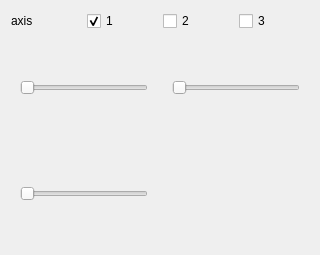
<?xml version="1.0" encoding="UTF-8"?>
<ui version="4.0">
 <class>Form</class>
 <widget class="QWidget" name="Form">
  <property name="geometry">
   <rect>
    <x>0</x>
    <y>0</y>
    <width>320</width>
    <height>255</height>
   </rect>
  </property>
  <property name="windowTitle">
   <string>Form</string>
  </property>
  <layout class="QVBoxLayout" name="verticalLayout">
   <item>
    <layout class="QVBoxLayout" name="vlayout">
     <item>
      <layout class="QHBoxLayout" name="horizontalLayout">
       <item>
        <widget class="QLabel" name="label">
         <property name="text">
          <string>axis</string>
         </property>
        </widget>
       </item>
       <item>
        <widget class="QCheckBox" name="axis1">
         <property name="text">
          <string>1</string>
         </property>
         <property name="checked">
          <bool>true</bool>
         </property>
        </widget>
       </item>
       <item>
        <widget class="QCheckBox" name="axis2">
         <property name="text">
          <string>2</string>
         </property>
        </widget>
       </item>
       <item>
        <widget class="QCheckBox" name="axis3">
         <property name="text">
          <string>3</string>
         </property>
        </widget>
       </item>
      </layout>
     </item>
     <item>
      <layout class="QGridLayout" name="grid">
       <item row="0" column="1">
        <widget class="QWidget" name="w2" native="true">
         <layout class="QVBoxLayout" name="layout2">
          <item>
           <layout class="QHBoxLayout" name="view2"/>
          </item>
          <item>
           <widget class="QSlider" name="view2_slider">
            <property name="orientation">
             <enum>Qt::Horizontal</enum>
            </property>
           </widget>
          </item>
         </layout>
        </widget>
       </item>
       <item row="1" column="0">
        <widget class="QWidget" name="w3" native="true">
         <layout class="QVBoxLayout" name="layout3">
          <item>
           <layout class="QHBoxLayout" name="view3"/>
          </item>
          <item>
           <widget class="QSlider" name="view3_slider">
            <property name="orientation">
             <enum>Qt::Horizontal</enum>
            </property>
           </widget>
          </item>
         </layout>
        </widget>
       </item>
       <item row="0" column="0">
        <widget class="QWidget" name="w1" native="true">
         <layout class="QVBoxLayout" name="layout1">
          <item>
           <layout class="QHBoxLayout" name="view1"/>
          </item>
          <item>
           <widget class="QSlider" name="view1_slider">
            <property name="orientation">
             <enum>Qt::Horizontal</enum>
            </property>
           </widget>
          </item>
         </layout>
        </widget>
       </item>
      </layout>
     </item>
    </layout>
   </item>
  </layout>
 </widget>
 <resources/>
 <connections/>
</ui>
